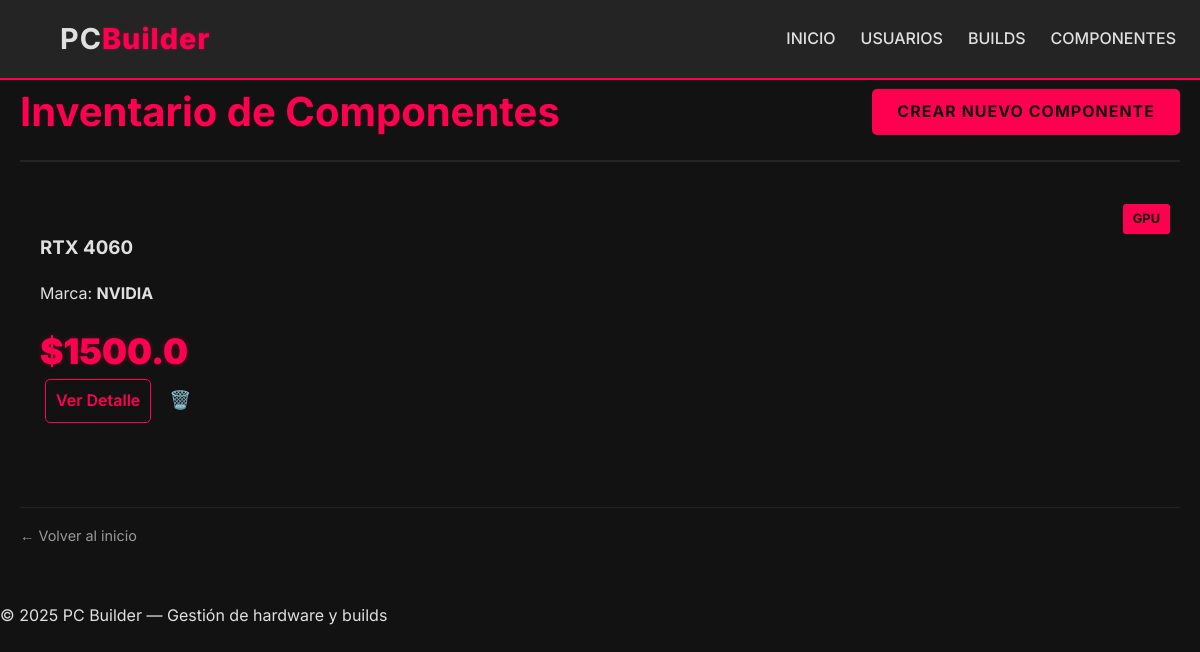
Before: /components/ with the older database file.
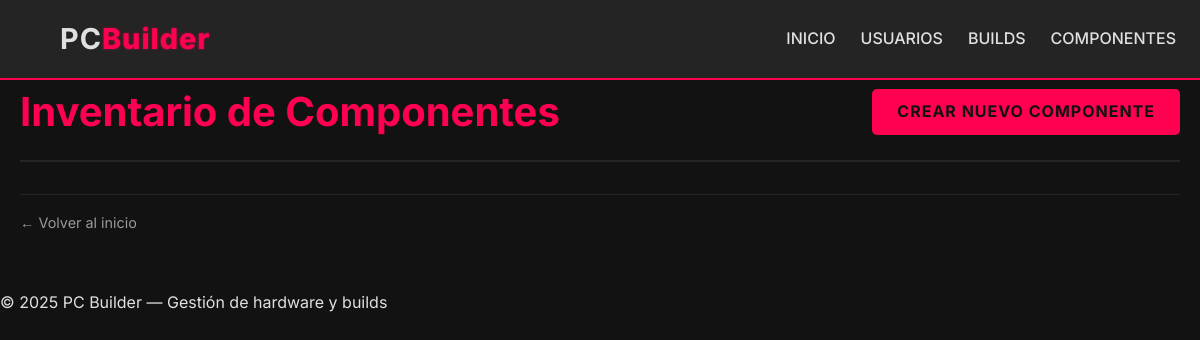
After: the same page with the newer database file.
### models.py (models this page shows)
class Component(SQLModel, table=True):
    id: Optional[int] = Field(default=None, primary_key=True)
    name: str
    kind: str
    brand: str
    price: float
    builds: List[Build] = Relationship(
        back_populates="components", link_model=BuildComponentLink
    )
    categories: List["Category"] = Relationship(
        back_populates="components", link_model=ComponentCategoryLink
    )

### router/component_router.py (the view)
@component_router.get("/")
def list_components(request: Request, db: Session = Depends(get_session)):
    components = db.query(Component).all()
    return templates.TemplateResponse(
        "components/component_list.html",
        {"request": request, "components": components}
    )

### templates/components/component_list.html (shortened to what this page needs)
{% extends "base.html" %}
{% block content %}
<div class="page-header">
    <h2>Inventario de Componentes</h2>
    <a href="/components/new" class="btn-primary">Crear nuevo componente</a>
</div>
{% if components %}
<div class="cards-grid component-grid-list"> {% for c in components %}
    <div class="component-card card-list-item">
        <div class="card-badge {{ c.kind | lower }}">{{ c.kind }}</div>
        <h3><a href="/components/{{ c.id }}" class="component-link-title">{{ c.name }}</a></h3>
        <p class="component-specs">
            Marca: <strong>{{ c.brand }}</strong>
        </p>
        <div class="card-details">
            <span class="price price-detail accent-text">${{ c.price }}</span>
            <div class="actions-group">
                <a href="/components/{{ c.id }}" class="btn-detail">Ver Detalle</a>
                <form action="/components/{{ c.id }}/delete" method="post" style="display:inline;">
                    <button type="submit" class="btn-icon btn-danger"
                        onclick="return confirm('¿Eliminar {{ c.name }}?')">
                        🗑️
                    </button>
                </form>
            </div>
        </div>
    </div>
    {% else %}
    <div class="card text-center full-width-card">
        <p>No hay componentes.</p>
    </div>
    {% endfor %}
</div>
{% endif %}
<div class="back-link">
    <a href="/" class="btn-link">← Volver al inicio</a>
</div>
{% endblock %}

### templates/base.html (shortened to what this page needs)
<!DOCTYPE html>
<html lang="es">
<head>
    <link rel="stylesheet" href="/static/css/styles.css">
</head>
<body class="dark-theme"> {% include "nav_bar.html" %}
    <main class="container page-content"> {% block content %}{% endblock %}
    </main>
    <footer class="footer">
        <p>© 2025 PC Builder — Gestión de hardware y builds</p>
    </footer>
</body>
</html>

### templates/nav_bar.html
<nav class="navbar fixed-top">
    <div class="nav-logo">
        <a href="/">PC<span class="logo-accent">Builder</span></a>
    </div>
    <ul class="nav-links">
        <li><a href="/">Inicio</a></li>
        <li><a href="/users">Usuarios</a></li>
        <li><a href="/builds">Builds</a></li>
        <li><a href="/components">Componentes</a></li>
    </ul>
</nav>

### static/css/styles.css (style rules this page uses)
:root { --color-bg: #121212; --color-bg-light: #242424; --color-text: #E0E0E0; --color-accent: #FF0050; --color-shadow: rgba(255, 0, 80, 0.5); --color-success: #00FFC0; --color-danger: #dc3545; --color-text-muted: #999; }
.dark-theme { background-color: var(--color-bg); color: var(--color-text); font-family: 'Inter', sans-serif; line-height: 1.6; margin: 0; padding: 0; min-height: 100vh; }
a { color: var(--color-text); text-decoration: none; transition: color 0.3s ease, text-shadow 0.3s ease; }
.container { max-width: 1200px; margin: 0 auto; padding: 0 20px; }
.page-content { margin-top: 80px; padding-bottom: 40px; }
.navbar { display: flex; justify-content: space-between; align-items: center; padding: 1rem 5%; background-color: var(--color-bg-light); border-bottom: 2px solid var(--color-accent); z-index: 1000; }
.fixed-top { position: fixed; top: 0; left: 0; width: 93%; }
.nav-logo a { font-size: 1.8rem; font-weight: 700; letter-spacing: 1px; }
.nav-logo .logo-accent { color: var(--color-accent); font-weight: 800; text-shadow: 0 0 3px var(--color-shadow); }
.nav-links { list-style: none; display: flex; gap: 25px; padding: 0; margin: 0; }
.nav-links a { font-weight: 500; font-size: 1rem; text-transform: uppercase; padding: 5px 0; }
.btn-primary, .btn-secondary, .btn-success, .btn-danger { display: inline-block; padding: 10px 25px; font-weight: 700; border-radius: 5px; text-transform: uppercase; letter-spacing: 1px; border: none; cursor: pointer; transition: all 0.3s ease; }
.btn-primary { background-color: var(--color-accent); color: var(--color-bg); box-shadow: 0 0 0 rgba(0, 0, 0, 0); }
.page-header { display: flex; justify-content: space-between; align-items: center; margin-bottom: 2rem; padding-bottom: 1rem; border-bottom: 2px solid var(--color-bg-light); }
.page-header h2 { margin: 0; color: var(--color-accent); font-size: 2.5rem; }
.back-link { margin-top: 2rem; padding-top: 1rem; border-top: 1px solid var(--color-bg-light); font-size: 0.9rem; }
.btn-link { color: var(--color-text-muted); transition: color 0.2s; }

Changed rows visible on the page:
removed Component: kind "GPU", name "RTX 4060", brand "NVIDIA", price "1500.0"
